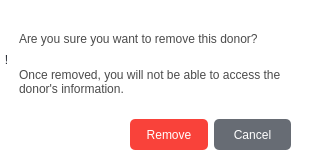
<?xml version="1.0" encoding="UTF-8"?>
<ui version="4.0">
 <class>Dialog</class>
 <widget class="QDialog" name="Dialog">
  <property name="geometry">
   <rect>
    <x>0</x>
    <y>0</y>
    <width>310</width>
    <height>161</height>
   </rect>
  </property>
  <property name="windowTitle">
   <string>Dialog</string>
  </property>
  <property name="styleSheet">
   <string notr="true">background: white;</string>
  </property>
  <widget class="QWidget" name="horizontalLayoutWidget_2">
   <property name="geometry">
    <rect>
     <x>0</x>
     <y>20</y>
     <width>281</width>
     <height>80</height>
    </rect>
   </property>
   <layout class="QHBoxLayout" name="horizontalLayout_2">
    <item>
     <widget class="QLabel" name="label">
      <property name="styleSheet">
       <string notr="true">font: 26pt &quot;MS Shell Dlg 2&quot;;
color: rgb(43, 48, 56);</string>
      </property>
      <property name="text">
       <string>!</string>
      </property>
      <property name="alignment">
       <set>Qt::AlignCenter</set>
      </property>
     </widget>
    </item>
    <item>
     <layout class="QVBoxLayout" name="verticalLayout">
      <item>
       <widget class="QLabel" name="label_2">
        <property name="styleSheet">
         <string notr="true">color:rgb(75, 75, 75);
font: 9pt &quot;MS Shell Dlg 2&quot;;
</string>
        </property>
        <property name="text">
         <string>Are you sure you want to remove this donor?</string>
        </property>
        <property name="wordWrap">
         <bool>true</bool>
        </property>
       </widget>
      </item>
      <item>
       <widget class="QLabel" name="label_3">
        <property name="styleSheet">
         <string notr="true">color:rgb(75, 75, 75);
font: 9pt &quot;MS Shell Dlg 2&quot;;</string>
        </property>
        <property name="text">
         <string>Once removed, you will not be able to access the donor's information.</string>
        </property>
        <property name="wordWrap">
         <bool>true</bool>
        </property>
       </widget>
      </item>
     </layout>
    </item>
   </layout>
  </widget>
  <widget class="QWidget" name="horizontalLayoutWidget">
   <property name="geometry">
    <rect>
     <x>130</x>
     <y>119</y>
     <width>161</width>
     <height>31</height>
    </rect>
   </property>
   <layout class="QHBoxLayout" name="horizontalLayout">
    <item>
     <widget class="QPushButton" name="removebutton">
      <property name="enabled">
       <bool>true</bool>
      </property>
      <property name="sizePolicy">
       <sizepolicy hsizetype="Minimum" vsizetype="Minimum">
        <horstretch>0</horstretch>
        <verstretch>0</verstretch>
       </sizepolicy>
      </property>
      <property name="cursor">
       <cursorShape>PointingHandCursor</cursorShape>
      </property>
      <property name="styleSheet">
       <string notr="true">border: none;
background: rgb(249, 66, 58);
border-radius: 5%;
font: 700 10pt &quot;Trebuchet MS&quot;;
padding-top: 5;
padding-bottom: 5;
padding-left: 15;
padding-right: 15;
color: white;
letter-spacing: .2rem
</string>
      </property>
      <property name="text">
       <string>Remove</string>
      </property>
      <property name="iconSize">
       <size>
        <width>12</width>
        <height>16</height>
       </size>
      </property>
     </widget>
    </item>
    <item>
     <widget class="QPushButton" name="cancelbutton">
      <property name="enabled">
       <bool>true</bool>
      </property>
      <property name="sizePolicy">
       <sizepolicy hsizetype="Minimum" vsizetype="Minimum">
        <horstretch>0</horstretch>
        <verstretch>0</verstretch>
       </sizepolicy>
      </property>
      <property name="cursor">
       <cursorShape>PointingHandCursor</cursorShape>
      </property>
      <property name="styleSheet">
       <string notr="true">border: none;
background:rgb(103, 108, 116);
border-radius: 5%;
font: 700 10pt &quot;Trebuchet MS&quot;;
padding-top: 5;
padding-bottom: 5;
padding-left: 15;
padding-right: 15;
color: white;
letter-spacing: .2rem
</string>
      </property>
      <property name="text">
       <string>Cancel</string>
      </property>
      <property name="iconSize">
       <size>
        <width>12</width>
        <height>16</height>
       </size>
      </property>
     </widget>
    </item>
   </layout>
  </widget>
 </widget>
 <resources/>
 <connections/>
</ui>
